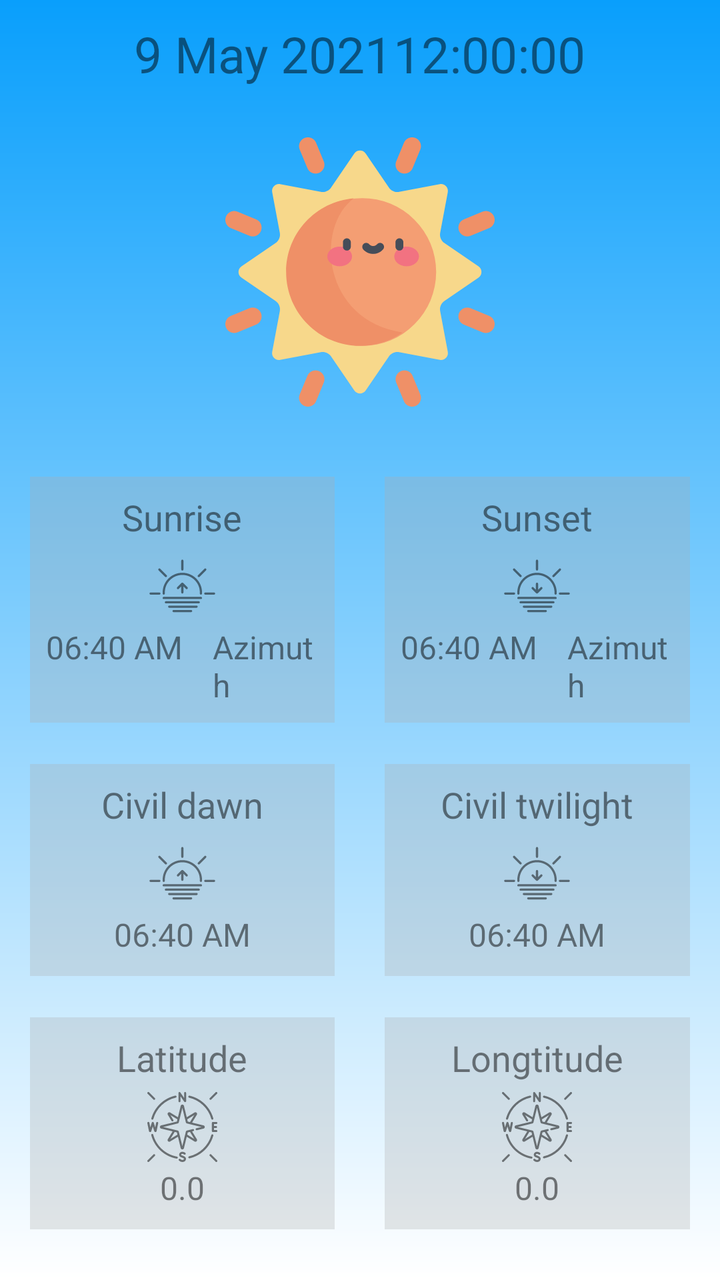
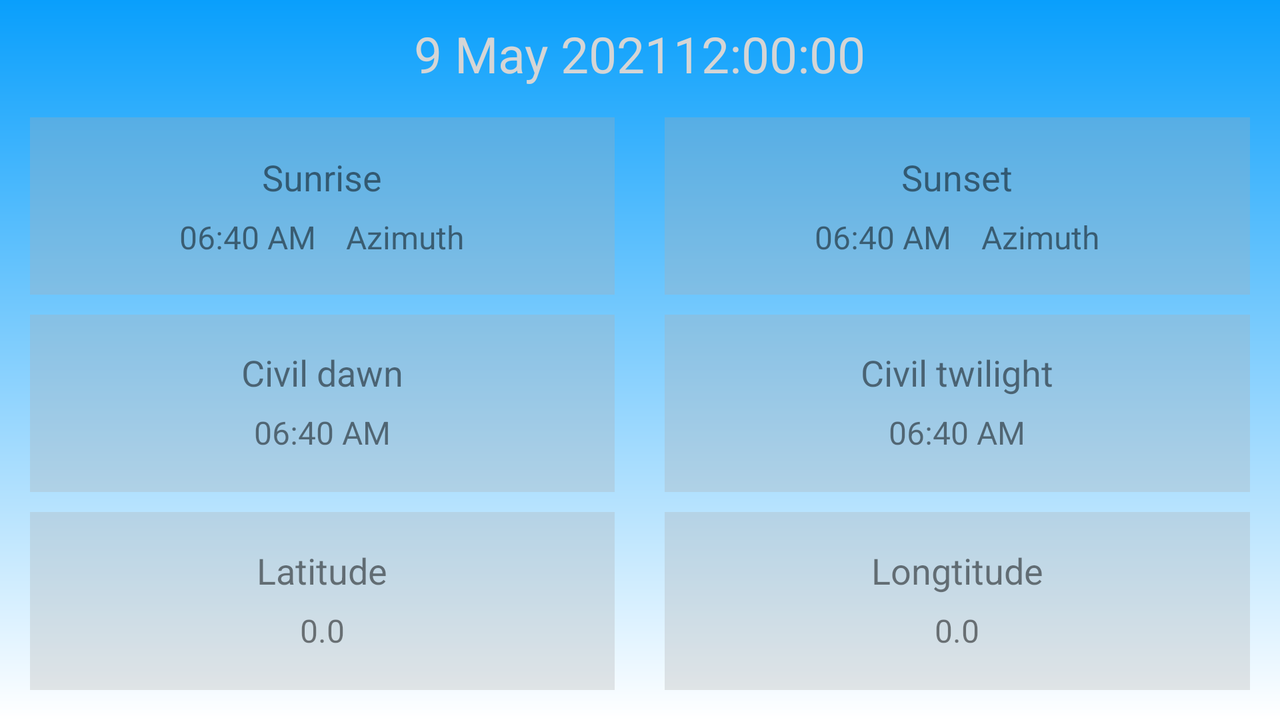

The same Android screen from two of the app's own layout files: first res/layout/ as a phone draws it, then the repository's variant for another configuration, drawn on a device whose configuration selects that folder. Both files follow.
<!-- AndroidManifest.xml: application theme Theme.AstroWeather -->
<!-- res/layout/fragment_sun.xml -->
<?xml version="1.0" encoding="utf-8"?>
<LinearLayout xmlns:android="http://schemas.android.com/apk/res/android"
              android:orientation="vertical"
              android:layout_width="match_parent"
              android:layout_height="match_parent"
              android:background="@drawable/bg_sun">

    <LinearLayout android:layout_width="match_parent"
                  android:layout_height="0dp"
                  android:layout_weight="1"
                  android:orientation="vertical"
                  android:gravity="center">
        <LinearLayout android:layout_width="wrap_content"
                      android:layout_height="wrap_content"
                      android:orientation="horizontal"
                      android:gravity="center">
            <TextView android:id="@+id/current_date"
                      android:layout_width="wrap_content"
                      android:layout_height="wrap_content"
                      android:textSize="25sp"
                      android:text="9 May 2021"
                      android:textColor="#80000000"
                      android:paddingTop="10dp"
                      android:layout_gravity="center"
                      android:layout_centerHorizontal="true"/>
            <TextClock android:layout_width="wrap_content"
                       android:layout_height="wrap_content"
                       android:paddingTop="10dp"
                       android:id="@+id/textclock"
                       android:format12Hour="hh:mm:ss"
                       android:textSize="25sp"
                       android:textColor="#80000000"
                       android:text="22:22:22"/>
        </LinearLayout>
        <Space android:layout_width="wrap_content" android:layout_height="25dp"/>
        <ImageView android:layout_width="200dp"
                   android:layout_height="0dp"
                   android:layout_weight="1"
                   android:adjustViewBounds="true"
                   android:scaleType="fitCenter"
                   android:layout_gravity="center"
                   android:src="@drawable/ic_sun"/>
        <Space android:layout_width="wrap_content" android:layout_height="10dp"/>
    </LinearLayout>

    <TableLayout android:id="@+id/detailsContainer" android:layout_width="match_parent"
                 android:layout_height="0dp" android:orientation="vertical"
                 android:layout_weight="2"
                 android:padding="15dp"
                 android:gravity="bottom">
        <TableRow android:layout_width="match_parent"
                  android:layout_height="0dp"
                  android:orientation="horizontal"
                  android:layout_weight="1"
                  android:gravity="center">
            <LinearLayout android:layout_width="0dp" android:layout_height="wrap_content"
                          android:orientation="vertical" android:layout_weight="1"
                          android:gravity="center" android:padding="8dp"
                          android:background="#4DADADAD">
                <TextView android:layout_width="wrap_content" android:layout_height="wrap_content"
                          android:textSize="18dp" android:text="Sunrise"
                          android:textColor="#80000000"/>
                <Space android:layout_width="wrap_content" android:layout_height="5dp"/>
                <ImageView android:layout_width="35dp" android:layout_height="35dp"
                           android:src="@drawable/ic_sunrise"/>
                <Space android:layout_width="wrap_content" android:layout_height="2dp"/>
                <LinearLayout android:layout_width="wrap_content" android:layout_height="wrap_content">
                    <TextView android:id="@+id/sunrise"
                              android:layout_width="wrap_content"
                              android:layout_height="wrap_content"
                              android:textSize="16dp"
                              android:text="06:40 AM"
                              android:textColor="#80000000"/>
                    <Space android:layout_width="15dp" android:layout_height="0dp"/>
                    <TextView android:id="@+id/sunrise_azimuth"
                              android:layout_width="wrap_content"
                              android:layout_height="wrap_content"
                              android:textSize="16dp"
                              android:text="Azimuth"
                              android:textColor="#80000000"/>
                </LinearLayout>
            </LinearLayout>
            <Space android:layout_width="25dp" android:layout_height="wrap_content"/>
            <LinearLayout android:layout_width="0dp" android:layout_height="wrap_content"
                          android:orientation="vertical" android:layout_weight="1"
                          android:gravity="center" android:padding="8dp"
                          android:background="#4DADADAD">
                <TextView android:layout_width="wrap_content" android:layout_height="wrap_content"
                          android:textSize="18dp" android:text="Sunset"
                          android:textColor="#80000000"/>
                <Space android:layout_width="wrap_content" android:layout_height="5dp"/>
                <ImageView android:layout_width="35dp" android:layout_height="35dp"
                           android:src="@drawable/ic_sunset"/>
                <Space android:layout_width="wrap_content" android:layout_height="2dp"/>
                <LinearLayout android:layout_width="wrap_content" android:layout_height="wrap_content">
                    <TextView android:id="@+id/sunset"
                              android:layout_width="wrap_content"
                              android:layout_height="wrap_content"
                              android:textSize="16dp"
                              android:text="06:40 AM"
                              android:textColor="#80000000"/>
                    <Space android:layout_width="15dp" android:layout_height="0dp"/>
                    <TextView android:id="@+id/sunset_azimuth"
                              android:layout_width="wrap_content"
                              android:layout_height="wrap_content"
                              android:textSize="16dp"
                              android:text="Azimuth"
                              android:textColor="#80000000"/>
                </LinearLayout>
            </LinearLayout>
        </TableRow>

        <TableRow android:layout_width="match_parent" android:layout_height="0dp"
                  android:orientation="horizontal"
                  android:layout_weight="1"
                  android:gravity="center">
            <LinearLayout android:layout_width="0dp" android:layout_height="wrap_content"
                          android:orientation="vertical" android:layout_weight="1"
                          android:gravity="center" android:padding="8dp"
                          android:background="#4DADADAD">
                <TextView android:layout_width="wrap_content" android:layout_height="wrap_content"
                          android:textSize="18dp"
                          android:text="Civil dawn"
                          android:textColor="#80000000"/>
                <Space android:layout_width="wrap_content" android:layout_height="5dp"/>
                <ImageView android:layout_width="35dp" android:layout_height="35dp"
                           android:src="@drawable/ic_sunrise"/>
                <Space android:layout_width="wrap_content" android:layout_height="2dp"/>

                <TextView android:id="@+id/civil_dawn" android:layout_width="wrap_content"
                          android:layout_height="wrap_content" android:textSize="16dp"
                          android:text="06:40 AM"
                          android:textColor="#80000000"/>
                <Space android:layout_width="wrap_content" android:layout_height="2dp"/>
            </LinearLayout>
            <Space android:layout_width="10dp" android:layout_height="wrap_content"/>
            <LinearLayout android:layout_width="0dp" android:layout_height="wrap_content"
                          android:orientation="vertical" android:layout_weight="1"
                          android:gravity="center" android:padding="8dp"
                          android:background="#4DADADAD">
                <TextView android:layout_width="wrap_content" android:layout_height="wrap_content"
                          android:textSize="18dp"
                          android:text="Civil twilight"
                          android:textColor="#80000000"/>
                <Space android:layout_width="wrap_content"
                       android:layout_height="5dp"/>
                <ImageView android:layout_width="35dp" android:layout_height="35dp"
                           android:src="@drawable/ic_sunset"/>
                <Space android:layout_width="wrap_content" android:layout_height="2dp"/>
                <TextView android:id="@+id/civil_twilight" android:layout_width="wrap_content"
                          android:layout_height="wrap_content" android:textSize="16dp"
                          android:text="06:40 AM"
                          android:textColor="#80000000"/>
                <Space android:layout_width="wrap_content" android:layout_height="2dp"/>
            </LinearLayout>
        </TableRow>

        <TableRow android:layout_width="match_parent" android:layout_height="0dp"
                  android:orientation="horizontal"
                  android:layout_weight="1"
                  android:gravity="center">
            <LinearLayout android:layout_width="0dp" android:layout_height="wrap_content"
                          android:orientation="vertical" android:layout_weight="1"
                          android:gravity="center" android:padding="8dp"
                          android:background="#4DADADAD">
                <TextView android:layout_width="wrap_content"
                          android:layout_height="wrap_content"
                          android:textSize="18dp"
                          android:text="Latitude"
                          android:textColor="#80000000"/>
                <Space android:layout_width="wrap_content" android:layout_height="5dp"/>
                <ImageView android:layout_width="35dp"
                           android:layout_height="35dp"
                           android:src="@drawable/ic_compass"/>
                <Space android:layout_width="wrap_content" android:layout_height="2dp"/>

                <TextView android:id="@+id/latitude" android:layout_width="wrap_content"
                          android:layout_height="wrap_content" android:textSize="16dp"
                          android:text="@string/latitude"
                          android:textColor="#80000000"/>
                <Space android:layout_width="wrap_content" android:layout_height="2dp"/>
            </LinearLayout>
            <Space android:layout_width="10dp" android:layout_height="wrap_content"/>
            <LinearLayout android:layout_width="0dp" android:layout_height="wrap_content"
                          android:orientation="vertical" android:layout_weight="1"
                          android:gravity="center" android:padding="8dp"
                          android:background="#4DADADAD">
                <TextView android:layout_width="wrap_content"
                          android:layout_height="wrap_content"
                          android:textSize="18dp"
                          android:text="Longtitude"
                          android:textColor="#80000000"/>
                <Space android:layout_width="wrap_content" android:layout_height="5dp"/>
                <ImageView android:layout_width="35dp"
                           android:layout_height="35dp"
                           android:src="@drawable/ic_compass"/>
                <Space android:layout_width="wrap_content" android:layout_height="2dp"/>
                <TextView android:id="@+id/longitude" android:layout_width="wrap_content"
                          android:layout_height="wrap_content" android:textSize="16dp"
                          android:text="@string/longitude"
                          android:textColor="#80000000"/>
                <Space android:layout_width="wrap_content" android:layout_height="2dp"/>
            </LinearLayout>
        </TableRow>
    </TableLayout>
    <ProgressBar android:id="@+id/loader" android:layout_width="wrap_content"
                 android:layout_height="wrap_content" android:layout_centerInParent="true"
                 android:visibility="gone"/>

    <TextView android:id="@+id/errorText" android:layout_width="wrap_content"
              android:layout_height="wrap_content" android:layout_centerInParent="true"
              android:visibility="gone" android:text="Something went wrong"/>
</LinearLayout>
<!-- resources referenced by this layout -->
<resources>
  <!-- drawable bg_sun (drawable) -->
  <?xml version="1.0" encoding="utf-8"?>
  <shape
          xmlns:android="http://schemas.android.com/apk/res/android"
          android:shape="rectangle">
      <gradient
              android:angle="90"
              android:startColor="#FFFFFF"
              android:endColor="#099ffc"
              android:type="linear"/>
  </shape>
  <!-- drawable ic_compass: vector/xml drawable (drawable, 6425 chars, omitted) -->
  <!-- drawable ic_sun: vector/xml drawable (drawable, 5282 chars, omitted) -->
  <!-- drawable ic_sunrise: vector/xml drawable (drawable, 2740 chars, omitted) -->
  <!-- drawable ic_sunset: vector/xml drawable (drawable, 2771 chars, omitted) -->
  <string name="latitude">0.0</string>
  <string name="longitude">0.0</string>
  <style name="Theme.AstroWeather" parent="Theme.MaterialComponents.DayNight.DarkActionBar">
          
          <item name="colorPrimary">@color/purple_200</item>
          <item name="colorPrimaryVariant">@color/purple_700</item>
          <item name="colorOnPrimary">@color/white</item>
          
          <item name="colorSecondary">@color/teal_200</item>
          <item name="colorSecondaryVariant">@color/teal_700</item>
          <item name="colorOnSecondary">@color/black</item>
          
          <item name="android:statusBarColor" tools:targetApi="l">?attr/colorPrimaryVariant</item>
          
      </style>
  <color name="purple_200">#FFBB86FC</color>
  <color name="purple_700">#FF3700B3</color>
  <color name="white">#FFFFFFFF</color>
  <color name="teal_200">#FF03DAC5</color>
  <color name="teal_700">#FF018786</color>
  <color name="black">#FF000000</color>
</resources>
<!-- res/layout-land/fragment_sun.xml (the repository's variant of the layout above) -->
<!-- drawn on the phone turned sideways -->
<?xml version="1.0" encoding="utf-8"?>
<LinearLayout xmlns:android="http://schemas.android.com/apk/res/android"
              android:orientation="vertical"
              android:layout_width="match_parent"
              android:layout_height="match_parent"
              android:background="@drawable/bg_sun"
              android:gravity="center">

    <LinearLayout android:layout_width="wrap_content"
                  android:layout_height="wrap_content"
                  android:orientation="horizontal"
                  android:gravity="center">
        <TextView android:id="@+id/current_date"
                  android:layout_width="wrap_content"
                  android:layout_height="wrap_content"
                  android:textSize="25sp"
                  android:text="9 May 2021"
                  android:textColor="#FFD5D5D5"
                  android:paddingTop="10dp"
                  android:layout_gravity="center"
                  android:layout_centerHorizontal="true"/>
        <TextClock android:layout_width="wrap_content"
                   android:layout_height="wrap_content"
                   android:paddingTop="10dp"
                   android:id="@+id/textclock"
                   android:format12Hour="hh:mm:ss"
                   android:textSize="25sp"
                   android:textColor="#FFD5D5D5"
                   android:text="22:22:22"/>
    </LinearLayout>

    <TableLayout android:id="@+id/detailsContainer"
                 android:layout_width="match_parent"
                 android:layout_height="match_parent"
                 android:orientation="vertical"
                 android:padding="15dp"
                 android:gravity="bottom">
        <TableRow android:layout_width="match_parent"
                  android:layout_height="0dp"
                  android:orientation="horizontal"
                  android:layout_weight="1"
                  android:gravity="center">
            <LinearLayout android:layout_width="0dp" android:layout_height="match_parent"
                          android:orientation="vertical" android:layout_weight="1"
                          android:gravity="center" android:padding="8dp"
                          android:background="#4DADADAD">
                <TextView android:layout_width="wrap_content" android:layout_height="wrap_content"
                          android:textSize="18dp" android:text="Sunrise"
                          android:textColor="#80000000"/>
                <Space android:layout_width="wrap_content" android:layout_height="5dp"/>
                <Space android:layout_width="wrap_content" android:layout_height="2dp"/>
                <LinearLayout android:layout_width="wrap_content" android:layout_height="wrap_content">
                    <TextView android:id="@+id/sunrise"
                              android:layout_width="wrap_content"
                              android:layout_height="wrap_content"
                              android:textSize="16dp"
                              android:text="06:40 AM"
                              android:textColor="#80000000"/>
                    <Space android:layout_width="15dp" android:layout_height="0dp"/>
                    <TextView android:id="@+id/sunrise_azimuth"
                              android:layout_width="wrap_content"
                              android:layout_height="wrap_content"
                              android:textSize="16dp"
                              android:text="Azimuth"
                              android:textColor="#80000000"/>
                </LinearLayout>
            </LinearLayout>
            <Space android:layout_width="25dp" android:layout_height="wrap_content"/>
            <LinearLayout android:layout_width="0dp" android:layout_height="match_parent"
                          android:orientation="vertical" android:layout_weight="1"
                          android:gravity="center" android:padding="8dp"
                          android:background="#4DADADAD">
                <TextView android:layout_width="wrap_content" android:layout_height="wrap_content"
                          android:textSize="18dp" android:text="Sunset"
                          android:textColor="#80000000"/>
                <Space android:layout_width="wrap_content" android:layout_height="5dp"/>
                <Space android:layout_width="wrap_content" android:layout_height="2dp"/>
                <LinearLayout android:layout_width="wrap_content" android:layout_height="wrap_content">
                    <TextView android:id="@+id/sunset"
                              android:layout_width="wrap_content"
                              android:layout_height="wrap_content"
                              android:textSize="16dp"
                              android:text="06:40 AM"
                              android:textColor="#80000000"/>
                    <Space android:layout_width="15dp" android:layout_height="0dp"/>
                    <TextView android:id="@+id/sunset_azimuth"
                              android:layout_width="wrap_content"
                              android:layout_height="wrap_content"
                              android:textSize="16dp"
                              android:text="Azimuth"
                              android:textColor="#80000000"/>
                </LinearLayout>
            </LinearLayout>
        </TableRow>

        <Space android:layout_width="0dp" android:layout_height="10dp"/>

        <TableRow android:layout_width="match_parent"
                  android:layout_height="0dp"
                  android:orientation="horizontal"
                  android:layout_weight="1"
                  android:gravity="center">
            <LinearLayout android:layout_width="0dp"
                          android:layout_height="match_parent"
                          android:orientation="vertical"
                          android:layout_weight="1"
                          android:gravity="center"
                          android:padding="8dp"
                          android:background="#4DADADAD">
                <TextView android:layout_width="wrap_content" android:layout_height="wrap_content"
                          android:textSize="18dp" android:text="Civil dawn"
                          android:textColor="#80000000"/>
                <Space android:layout_width="wrap_content" android:layout_height="5dp"/>
                <Space android:layout_width="wrap_content" android:layout_height="2dp"/>

                <TextView android:id="@+id/civil_dawn" android:layout_width="wrap_content"
                          android:layout_height="wrap_content" android:textSize="16dp"
                          android:text="06:40 AM"
                          android:textColor="#80000000"/>
                <Space android:layout_width="wrap_content" android:layout_height="2dp"/>
            </LinearLayout>
            <Space android:layout_width="10dp" android:layout_height="wrap_content"/>
            <LinearLayout android:layout_width="0dp"
                          android:layout_height="match_parent"
                          android:orientation="vertical"
                          android:layout_weight="1"
                          android:gravity="center"
                          android:padding="8dp"
                          android:background="#4DADADAD">
                <TextView android:layout_width="wrap_content" android:layout_height="wrap_content"
                          android:textSize="18dp" android:text="Civil twilight"
                          android:textColor="#80000000"/>
                <Space android:layout_width="wrap_content" android:layout_height="5dp"/>
                <Space android:layout_width="wrap_content" android:layout_height="2dp"/>
                <TextView android:id="@+id/civil_twilight" android:layout_width="wrap_content"
                          android:layout_height="wrap_content" android:textSize="16dp"
                          android:text="06:40 AM"
                          android:textColor="#80000000"/>
                <Space android:layout_width="wrap_content" android:layout_height="2dp"/>
            </LinearLayout>
        </TableRow>

        <Space android:layout_width="0dp" android:layout_height="10dp"/>

        <TableRow android:layout_width="match_parent" android:layout_height="0dp"
                  android:orientation="horizontal"
                  android:layout_weight="1"
                  android:gravity="center">
            <LinearLayout android:layout_width="0dp" android:layout_height="match_parent"
                          android:orientation="vertical" android:layout_weight="1"
                          android:gravity="center" android:padding="8dp"
                          android:background="#4DADADAD">
                <TextView android:layout_width="wrap_content" android:layout_height="wrap_content"
                          android:textSize="18dp" android:text="Latitude"
                          android:textColor="#80000000"/>
                <Space android:layout_width="wrap_content" android:layout_height="5dp"/>
                <Space android:layout_width="wrap_content" android:layout_height="2dp"/>

                <TextView android:id="@+id/latitude" android:layout_width="wrap_content"
                          android:layout_height="wrap_content" android:textSize="16dp"
                          android:text="@string/latitude"
                          android:textColor="#80000000"/>
                <Space android:layout_width="wrap_content" android:layout_height="2dp"/>
            </LinearLayout>
            <Space android:layout_width="10dp" android:layout_height="wrap_content"/>
            <LinearLayout android:layout_width="0dp" android:layout_height="match_parent"
                          android:orientation="vertical" android:layout_weight="1"
                          android:gravity="center" android:padding="8dp"
                          android:background="#4DADADAD">
                <TextView android:layout_width="wrap_content" android:layout_height="wrap_content"
                          android:textSize="18dp" android:text="Longtitude"
                          android:textColor="#80000000"/>
                <Space android:layout_width="wrap_content" android:layout_height="5dp"/>
                <Space android:layout_width="wrap_content" android:layout_height="2dp"/>
                <TextView android:id="@+id/longitude" android:layout_width="wrap_content"
                          android:layout_height="wrap_content" android:textSize="16dp"
                          android:text="@string/longitude"
                          android:textColor="#80000000"/>
                <Space android:layout_width="wrap_content" android:layout_height="2dp"/>
            </LinearLayout>
        </TableRow>
    </TableLayout>
    <ProgressBar android:id="@+id/loader" android:layout_width="wrap_content"
                 android:layout_height="wrap_content" android:layout_centerInParent="true"
                 android:visibility="gone"/>

    <TextView android:id="@+id/errorText" android:layout_width="wrap_content"
              android:layout_height="wrap_content" android:layout_centerInParent="true"
              android:visibility="gone" android:text="Something went wrong"/>


</LinearLayout>
<!-- resources referenced by the variant -->
<!-- as the phone turned sideways resolves them -->
<resources>
  <!-- drawable bg_sun (drawable) -->
  <?xml version="1.0" encoding="utf-8"?>
  <shape
          xmlns:android="http://schemas.android.com/apk/res/android"
          android:shape="rectangle">
      <gradient
              android:angle="90"
              android:startColor="#FFFFFF"
              android:endColor="#099ffc"
              android:type="linear"/>
  </shape>
  <string name="latitude">0.0</string>
  <string name="longitude">0.0</string>
  <style name="Theme.AstroWeather" parent="Theme.MaterialComponents.DayNight.DarkActionBar">
          
          <item name="colorPrimary">@color/purple_200</item>
          <item name="colorPrimaryVariant">@color/purple_700</item>
          <item name="colorOnPrimary">@color/white</item>
          
          <item name="colorSecondary">@color/teal_200</item>
          <item name="colorSecondaryVariant">@color/teal_700</item>
          <item name="colorOnSecondary">@color/black</item>
          
          <item name="android:statusBarColor" tools:targetApi="l">?attr/colorPrimaryVariant</item>
          
      </style>
  <color name="purple_200">#FFBB86FC</color>
  <color name="purple_700">#FF3700B3</color>
  <color name="white">#FFFFFFFF</color>
  <color name="teal_200">#FF03DAC5</color>
  <color name="teal_700">#FF018786</color>
  <color name="black">#FF000000</color>
</resources>
